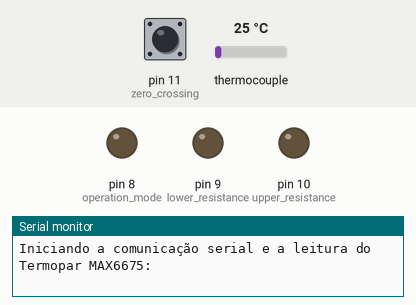
A sketch run on a simulated Arduino Uno, built with avr-gcc and run on an emulated ATmega328P. Shown: output pins drawn as LEDs (lit = HIGH), the last lines printed to the serial monitor. The inputs (shaded band) are chosen by the test bench; at power-on: pin 11 (zero_crossing) HIGH, thermocouple 25 °C.

Above: at 0.1 s.
At 3.2 s:
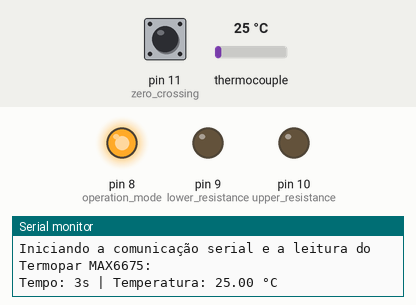
3.3 s: pin 11 (zero_crossing) pulsed LOW 5 times (0.12 s each, 0.3 s apart)
At 3.96 s:
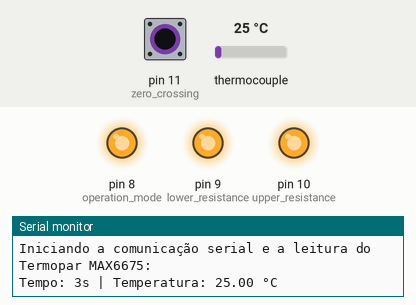
Timing chart, 0 to 6.3 s (numbered marks = the images above; inputs shaded):
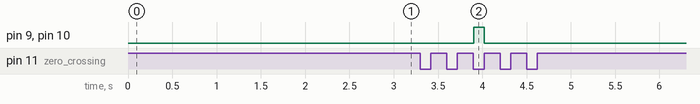

Measured:
- after the input at 3.3 s, pin 9 (lower_resistance), pin 10 (upper_resistance): LOW → HIGH after 0.60 s, → LOW 0.12 s later

The sketch:

temperature_control_kitchen_oven.ino
```cpp
#include "max6675.h"

const int SCK_Port = 6, CS_Port = 5, MISO_Port = 4; //define as portas de comunicacáo que serao utilizadas do termopar
MAX6675 termopar(SCK_Port, CS_Port, MISO_Port);

const int zero_crossing = 11, upper_resistance = 10, lower_resistance = 9, operation_mode = 8; //

unsigned long time, zero_time;
double temperature;

void begin_serial_comunication() {
  Serial.begin(9600);
  Serial.println("Iniciando a comunicação serial e a leitura do Termopar MAX6675:");
  delay(2000);
}

void print_temp(){
  Serial.print(" Temperatura: ");
  Serial.print(temperature);
  Serial.println(" °C");
}

void print_time(){
  Serial.print("Tempo: ");
  Serial.print(time/1000);
  Serial.print("s |");
}

void control_on_off(float set_pt) {
  if (temperature >= set_pt) {
    digitalWrite (lower_resistance,LOW);
    digitalWrite (upper_resistance,LOW);
  }

  else {
    digitalWrite (lower_resistance,HIGH);
    digitalWrite (upper_resistance,HIGH);
  }
}

void angle_trigger_control(float set_pt) {
  if (temperature >= set_pt) {
     digitalWrite (lower_resistance,LOW);
    digitalWrite (upper_resistance,LOW);
  }

  else{
    if ((digitalRead(zero_crossing)) == HIGH) {
      zero_time = millis();

      digitalWrite (lower_resistance,LOW);
      digitalWrite (upper_resistance,LOW);
    }

    if ((zero_time+5) == time) {

      digitalWrite (lower_resistance,HIGH);
      digitalWrite (upper_resistance,HIGH);
    }
  }
}

void setup() {
  begin_serial_comunication();

  pinMode(upper_resistance,OUTPUT);
  pinMode(lower_resistance,OUTPUT);
  pinMode(operation_mode,OUTPUT);

  digitalWrite (operation_mode,HIGH);

  pinMode(zero_crossing,INPUT_PULLUP);

}


void loop() {
  time = millis();
  float set_point = 110;
//
  angle_trigger_control(set_point);
//  control_on_off(set_point);

  if ((time%1000) == 0) {
    print_time();

    temperature = termopar.readCelsius();
    print_temp();
  }

}
```
